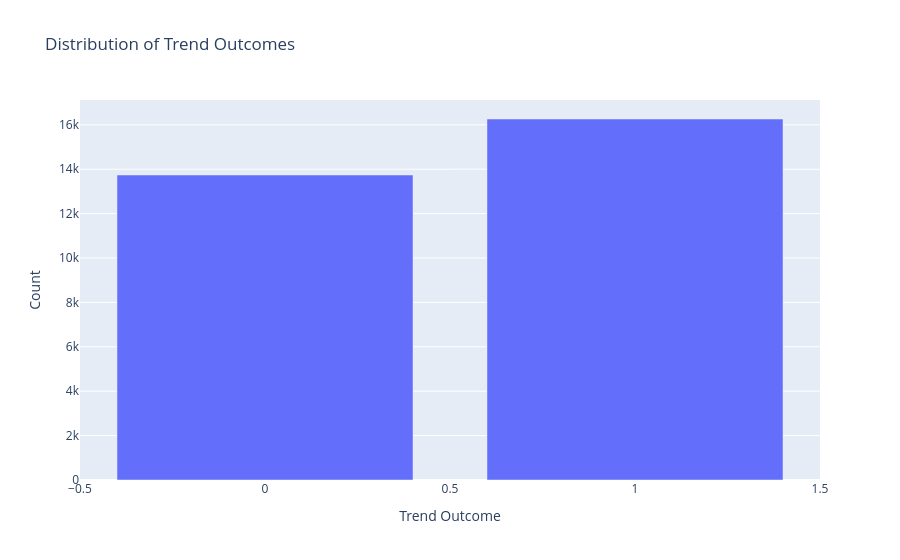

The cell this chart's notebook holds for it:
### Code cell
import plotly.express as px
outcome_counts = (
    df["trend_outcome"]
    .value_counts()
    .sort_index()
    .rename_axis("trend_outcome")
    .reset_index(name="count")
)

print(f"Trend outcome counts:\n{outcome_counts}")

fig = px.bar(
    outcome_counts,
    x="trend_outcome",
    y="count",
    labels={"trend_outcome": "Trend Outcome", "count": "Count"},
    title="Distribution of Trend Outcomes"
).show()

### Figure 1 — Plotly figure (JSON) as saved in the notebook; plotly's stock layout.template omitted (floating-point values rounded to 4 significant figures)
{"data": [{"hovertemplate": "Trend Outcome=%{x}<br>Count=%{y}<extra></extra>", "legendgroup": "", "marker": {"color": "#636efa", "pattern": {"shape": ""}}, "name": "", "orientation": "v", "showlegend": false, "textposition": "auto", "type": "bar", "x": [0, 1], "xaxis": "x", "y": [13738, 16262], "yaxis": "y"}], "layout": {"barmode": "relative", "legend": {"tracegroupgap": 0}, "title": {"text": "Distribution of Trend Outcomes"}, "xaxis": {"anchor": "y", "domain": [0, 1], "title": {"text": "Trend Outcome"}}, "yaxis": {"anchor": "x", "domain": [0, 1], "title": {"text": "Count"}}}}
